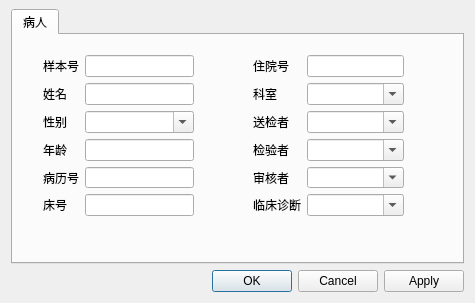
<?xml version="1.0" encoding="UTF-8"?>
<ui version="4.0">
 <class>DlgSickInput</class>
 <widget class="QDialog" name="DlgSickInput">
  <property name="geometry">
   <rect>
    <x>0</x>
    <y>0</y>
    <width>475</width>
    <height>303</height>
   </rect>
  </property>
  <property name="windowTitle">
   <string>病人资料录入</string>
  </property>
  <layout class="QVBoxLayout" name="verticalLayout">
   <property name="topMargin">
    <number>9</number>
   </property>
   <item>
    <widget class="QTabWidget" name="tabWidget">
     <property name="tabShape">
      <enum>QTabWidget::Rounded</enum>
     </property>
     <property name="currentIndex">
      <number>0</number>
     </property>
     <property name="elideMode">
      <enum>Qt::ElideNone</enum>
     </property>
     <property name="tabsClosable">
      <bool>false</bool>
     </property>
     <property name="tabBarAutoHide">
      <bool>false</bool>
     </property>
     <widget class="QWidget" name="tab">
      <attribute name="title">
       <string>病人</string>
      </attribute>
      <widget class="QWidget" name="layoutWidget">
       <property name="geometry">
        <rect>
         <x>30</x>
         <y>20</y>
         <width>151</width>
         <height>161</height>
        </rect>
       </property>
       <layout class="QFormLayout" name="formLayout">
        <item row="0" column="0">
         <widget class="QLabel" name="label">
          <property name="text">
           <string>样本号</string>
          </property>
         </widget>
        </item>
        <item row="0" column="1">
         <widget class="QLineEdit" name="lineEdit"/>
        </item>
        <item row="1" column="0">
         <widget class="QLabel" name="label_2">
          <property name="text">
           <string>姓名</string>
          </property>
         </widget>
        </item>
        <item row="1" column="1">
         <widget class="QLineEdit" name="lineEdit_2"/>
        </item>
        <item row="2" column="0">
         <widget class="QLabel" name="label_3">
          <property name="text">
           <string>性别</string>
          </property>
         </widget>
        </item>
        <item row="2" column="1">
         <widget class="QComboBox" name="comboBox">
          <property name="editable">
           <bool>true</bool>
          </property>
         </widget>
        </item>
        <item row="3" column="0">
         <widget class="QLabel" name="label_4">
          <property name="text">
           <string>年龄</string>
          </property>
         </widget>
        </item>
        <item row="3" column="1">
         <widget class="QLineEdit" name="lineEdit_3"/>
        </item>
        <item row="4" column="0">
         <widget class="QLabel" name="label_5">
          <property name="text">
           <string>病历号</string>
          </property>
         </widget>
        </item>
        <item row="4" column="1">
         <widget class="QLineEdit" name="lineEdit_4"/>
        </item>
        <item row="5" column="0">
         <widget class="QLabel" name="label_6">
          <property name="text">
           <string>床号</string>
          </property>
         </widget>
        </item>
        <item row="5" column="1">
         <widget class="QLineEdit" name="lineEdit_5"/>
        </item>
       </layout>
      </widget>
      <widget class="QWidget" name="layoutWidget">
       <property name="geometry">
        <rect>
         <x>240</x>
         <y>20</y>
         <width>151</width>
         <height>161</height>
        </rect>
       </property>
       <layout class="QFormLayout" name="formLayout_2">
        <item row="0" column="0">
         <widget class="QLabel" name="label_7">
          <property name="text">
           <string>住院号</string>
          </property>
         </widget>
        </item>
        <item row="0" column="1">
         <widget class="QLineEdit" name="lineEdit_6"/>
        </item>
        <item row="1" column="0">
         <widget class="QLabel" name="label_8">
          <property name="text">
           <string>科室</string>
          </property>
         </widget>
        </item>
        <item row="1" column="1">
         <widget class="QComboBox" name="comboBox_2">
          <property name="editable">
           <bool>true</bool>
          </property>
         </widget>
        </item>
        <item row="2" column="0">
         <widget class="QLabel" name="label_9">
          <property name="text">
           <string>送检者</string>
          </property>
         </widget>
        </item>
        <item row="2" column="1">
         <widget class="QComboBox" name="comboBox_3">
          <property name="editable">
           <bool>true</bool>
          </property>
         </widget>
        </item>
        <item row="3" column="0">
         <widget class="QLabel" name="label_10">
          <property name="text">
           <string>检验者</string>
          </property>
         </widget>
        </item>
        <item row="3" column="1">
         <widget class="QComboBox" name="comboBox_4">
          <property name="editable">
           <bool>true</bool>
          </property>
         </widget>
        </item>
        <item row="4" column="0">
         <widget class="QLabel" name="label_11">
          <property name="text">
           <string>审核者</string>
          </property>
         </widget>
        </item>
        <item row="4" column="1">
         <widget class="QComboBox" name="comboBox_5">
          <property name="editable">
           <bool>true</bool>
          </property>
         </widget>
        </item>
        <item row="5" column="0">
         <widget class="QLabel" name="label_12">
          <property name="text">
           <string>临床诊断</string>
          </property>
         </widget>
        </item>
        <item row="5" column="1">
         <widget class="QComboBox" name="comboBox_6">
          <property name="editable">
           <bool>true</bool>
          </property>
         </widget>
        </item>
       </layout>
      </widget>
     </widget>
    </widget>
   </item>
   <item>
    <widget class="QDialogButtonBox" name="buttonBox">
     <property name="orientation">
      <enum>Qt::Horizontal</enum>
     </property>
     <property name="standardButtons">
      <set>QDialogButtonBox::Apply|QDialogButtonBox::Cancel|QDialogButtonBox::Ok</set>
     </property>
    </widget>
   </item>
  </layout>
 </widget>
 <resources/>
 <connections>
  <connection>
   <sender>buttonBox</sender>
   <signal>accepted()</signal>
   <receiver>DlgSickInput</receiver>
   <slot>accept()</slot>
   <hints>
    <hint type="sourcelabel">
     <x>248</x>
     <y>254</y>
    </hint>
    <hint type="destinationlabel">
     <x>157</x>
     <y>274</y>
    </hint>
   </hints>
  </connection>
  <connection>
   <sender>buttonBox</sender>
   <signal>rejected()</signal>
   <receiver>DlgSickInput</receiver>
   <slot>reject()</slot>
   <hints>
    <hint type="sourcelabel">
     <x>316</x>
     <y>260</y>
    </hint>
    <hint type="destinationlabel">
     <x>286</x>
     <y>274</y>
    </hint>
   </hints>
  </connection>
 </connections>
</ui>
